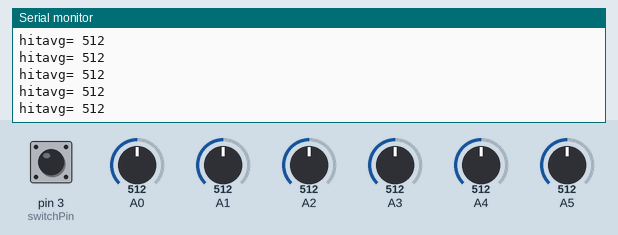
A sketch run on a simulated Arduino Uno, built with avr-gcc and run on an emulated ATmega328P. Shown: the last lines printed to the serial monitor. The test bench sets the inputs (shaded band); at power-on: A5 = 512, pin 3 (switchPin) HIGH, A0 = 512, A1 = 512, A2 = 512, A3 = 512, A4 = 512.

Above: at 1.2 s.
1.3 s: A5 set to 588
At 2.0 s:
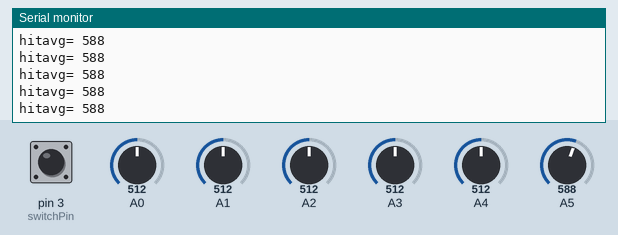
4.3 s: A5 set to 616
At 5.4 s:
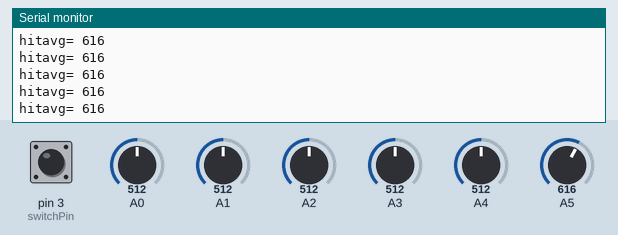
Timing chart, 0 to 7.3 s (numbered marks = the images above; inputs shaded):
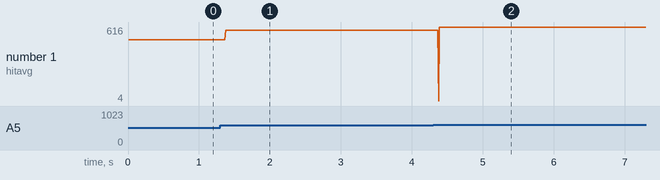

Measured:
- after the input at 1.3 s, the serial monitor: prints a new line after 0.08 s (image 1)
- after the input at 4.3 s, the serial monitor: prints a new line after 0.08 s (image 2)
- plotted number 1: 512 → 588 after the input at 1.3 s, 588 → 616 after the input at 4.3 s

The sketch:

Drumkat.1.debug.ino
```cpp
///////////////////
///////////////////DRUM KAT 1.0


unsigned char PadNote[6] = {52,16,66,63,40,65};         // MIDI notes from 0 to 127 (Mid C = 60)

int PadCutOff[6] = {600,600,600,600,600,600};           // Minimum Analog value to cause a drum hit

int MaxPlayTime[6] = {90,45,45,90,90,90};               // Cycles before a 2nd hit is allowed

#define  midichannel	0;                              // MIDI channel from 0 to 15 (+1 in "real world")

boolean VelocityFlag  = true;                           // Velocity ON (true) or OFF (false)

int midiType = 0x90;

int switchPin = 3;
int switchVal = 0;
int bounceCheck = 0;

//*******************************************************************************************************************
// Internal Use Variables
//*******************************************************************************************************************

boolean activePad[6] = {0,0,0,0,0,0};                   // Array of flags of pad currently playing
int PinPlayTime[6] = {0,0,0,0,0,0};                     // Counter since pad started to play

unsigned char status;

int pin = 0;
int hitavg = 0;

//*******************************************************************************************************************
// Setup
//*******************************************************************************************************************

void setup()
{
  Serial.begin(9600);   // connect to the serial port 115200
  pinMode(switchPin, INPUT);

  switchVal = digitalRead(switchPin);     //read input value from button
  delay(10);                              //wait 10ms
  bounceCheck = digitalRead(switchPin);   //check again
  if(switchVal == bounceCheck){           //if val is the same then not a bounce
  if(switchVal == HIGH) {   //check if the input is HIGH
    PadNote[1] = 60;
    PadNote[2] = 62;
    PadNote[3] = 64;
    PadNote[4] = 65;
    PadNote[5] = 67;
    PadNote[6] = 69;
    }
  if(switchVal == LOW){
    PadNote[1] = 71;
    PadNote[2] = 72;
    PadNote[3] = 74;
    PadNote[4] = 76;
    PadNote[5] = 77;
    PadNote[6] = 79;
    }
  }
}

//*******************************************************************************************************************
// Main Program
//*******************************************************************************************************************

void loop()
{


  for(int pin=0; pin < 6; pin++)
  {
    hitavg = analogRead(pin);                              // read the input pin

    if((hitavg > PadCutOff[pin]))
    {
      if((activePad[pin] == false))
      {
        if(VelocityFlag == true)
        {
          hitavg = 127 / ((1023 - PadCutOff[pin]) / (hitavg - PadCutOff[pin]));    // With full range (Too sensitive ?)
        //  hitavg = (hitavg / 8) -1 ;                                                 // Upper range
        }
        else
        {
          hitavg = 127;
        }

      //  midiOUT(midiType,PadNote[pin],hitavg);
        PinPlayTime[pin] = 0;
        activePad[pin] = true;
      }
      else
      {
        PinPlayTime[pin] = PinPlayTime[pin] + 1;
      }
    }
    else if((activePad[pin] == true))
    {
      PinPlayTime[pin] = PinPlayTime[pin] + 1;

      if(PinPlayTime[pin] > MaxPlayTime[pin])
      {
        activePad[pin] = false;
     //   midiOUT(midiType,PadNote[pin],0);
      }
    }
  }

  Serial.print("hitavg= ");
  Serial.println(hitavg);

}


//*******************************************************************************************************************
// Transmit MIDI Message
//*******************************************************************************************************************
void midiOUT(char command, char value1, char value2) {
  Serial.print(command);
  Serial.print(value1);
  Serial.print(value2);
}
```
